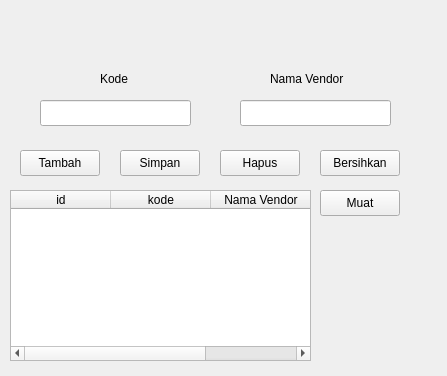
<?xml version="1.0" encoding="UTF-8"?>
<ui version="4.0">
 <class>Form</class>
 <widget class="QWidget" name="Form">
  <property name="geometry">
   <rect>
    <x>0</x>
    <y>0</y>
    <width>447</width>
    <height>376</height>
   </rect>
  </property>
  <property name="windowTitle">
   <string>Form</string>
  </property>
  <widget class="QPushButton" name="pushButtonSave">
   <property name="geometry">
    <rect>
     <x>120</x>
     <y>150</y>
     <width>80</width>
     <height>26</height>
    </rect>
   </property>
   <property name="text">
    <string>Simpan</string>
   </property>
  </widget>
  <widget class="QPushButton" name="pushButtonClear">
   <property name="geometry">
    <rect>
     <x>320</x>
     <y>150</y>
     <width>80</width>
     <height>26</height>
    </rect>
   </property>
   <property name="text">
    <string>Bersihkan</string>
   </property>
  </widget>
  <widget class="QPushButton" name="pushButtonAdd">
   <property name="geometry">
    <rect>
     <x>20</x>
     <y>150</y>
     <width>80</width>
     <height>26</height>
    </rect>
   </property>
   <property name="text">
    <string>Tambah</string>
   </property>
  </widget>
  <widget class="QPushButton" name="pushButtonLoad">
   <property name="geometry">
    <rect>
     <x>320</x>
     <y>190</y>
     <width>80</width>
     <height>26</height>
    </rect>
   </property>
   <property name="text">
    <string>Muat</string>
   </property>
  </widget>
  <widget class="QTableWidget" name="tableWidget">
   <property name="geometry">
    <rect>
     <x>10</x>
     <y>190</y>
     <width>301</width>
     <height>171</height>
    </rect>
   </property>
   <column>
    <property name="text">
     <string>id</string>
    </property>
   </column>
   <column>
    <property name="text">
     <string>kode</string>
    </property>
   </column>
   <column>
    <property name="text">
     <string>Nama Vendor</string>
    </property>
   </column>
  </widget>
  <widget class="QPushButton" name="pushButtonDelete">
   <property name="geometry">
    <rect>
     <x>220</x>
     <y>150</y>
     <width>80</width>
     <height>26</height>
    </rect>
   </property>
   <property name="text">
    <string>Hapus</string>
   </property>
  </widget>
  <widget class="QLabel" name="label">
   <property name="geometry">
    <rect>
     <x>270</x>
     <y>70</y>
     <width>91</width>
     <height>18</height>
    </rect>
   </property>
   <property name="text">
    <string>Nama Vendor</string>
   </property>
  </widget>
  <widget class="QLineEdit" name="lineEditNamaVendor">
   <property name="geometry">
    <rect>
     <x>240</x>
     <y>100</y>
     <width>151</width>
     <height>26</height>
    </rect>
   </property>
  </widget>
  <widget class="QLabel" name="label_2">
   <property name="geometry">
    <rect>
     <x>100</x>
     <y>70</y>
     <width>91</width>
     <height>18</height>
    </rect>
   </property>
   <property name="text">
    <string>Kode</string>
   </property>
  </widget>
  <widget class="QLineEdit" name="lineEditKode">
   <property name="geometry">
    <rect>
     <x>40</x>
     <y>100</y>
     <width>151</width>
     <height>26</height>
    </rect>
   </property>
  </widget>
 </widget>
 <resources/>
 <connections/>
</ui>
